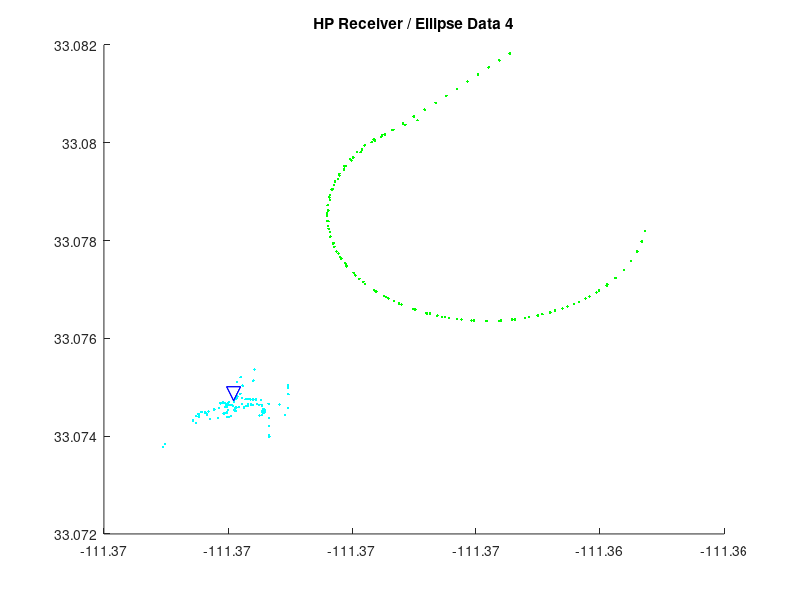

This chart was generated by the following MATLAB code: (Note: this script raises an error after producing the figure.)
function [] = hpSet4()
close all; clear; clc; load('set4data.mat');
%HP Plot
figure();hold on;title('HP Receiver / Ellipse Data 4');

for i = 1: hpElements
    plot(hpPlatLon(i), hpPlatLat(i), '.g');
    plot(hpSourceLon(i), hpSourceLat(i), '.c');
end
plot(transmitterLocation(1),transmitterLocation(2), '-vb','MarkerSize',10);

plot(transmitterLocation(1),transmitterLocation(2), '-vb','MarkerSize',10);
for i = 1: hpElements
    majorAxis(i) = (semiMajorRadius(i)/93)*.001;%Assume that the major axis is longitude(x axis)
    minorAxis(i) = (semiMinorRadius(i)/110)*.001;
    ellipseGeneration(majorAxis(i),minorAxis(i),ellipseTilt(i), hpSourceLon(i),...
        hpSourceLat(i), 'r');
end
xlabel('Longitude'); ylabel('Latitude');
end

